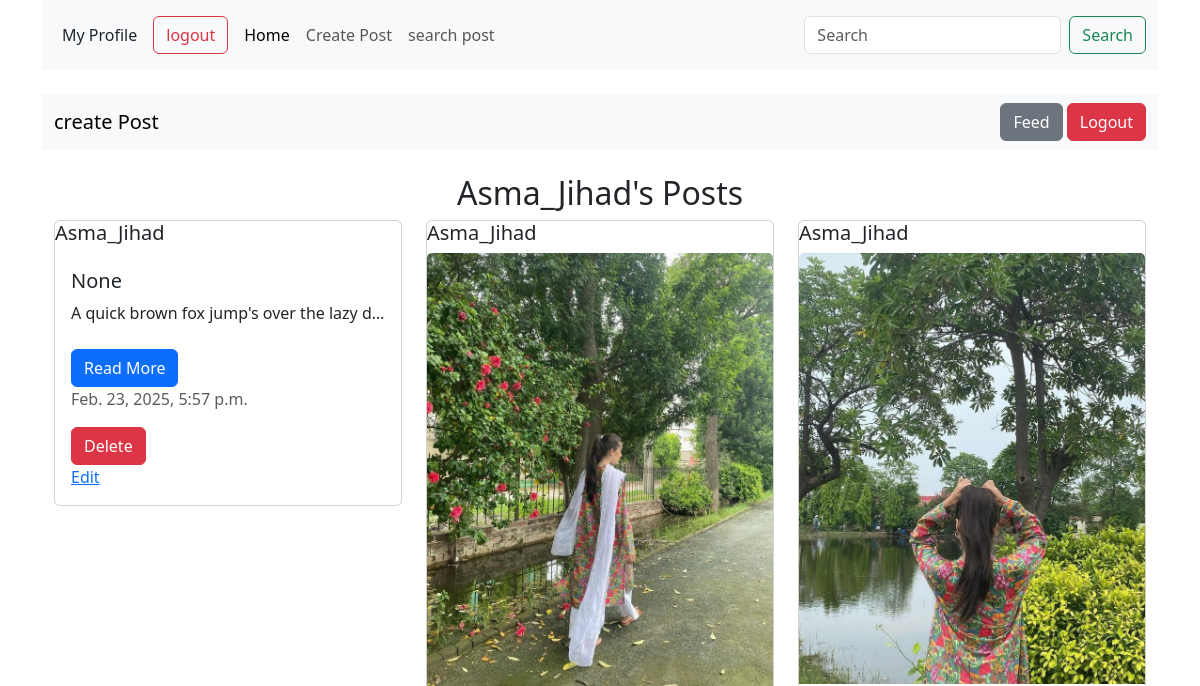
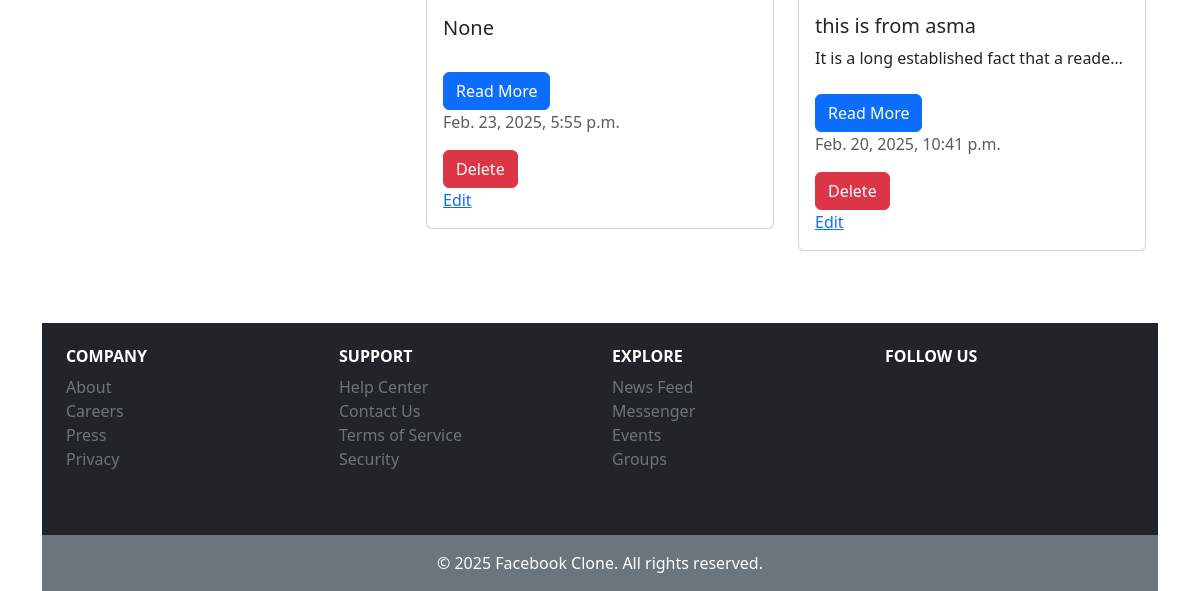
The page /feed/Profile/ (signed in) on the database as committed earlier (2 pictures, top to bottom).
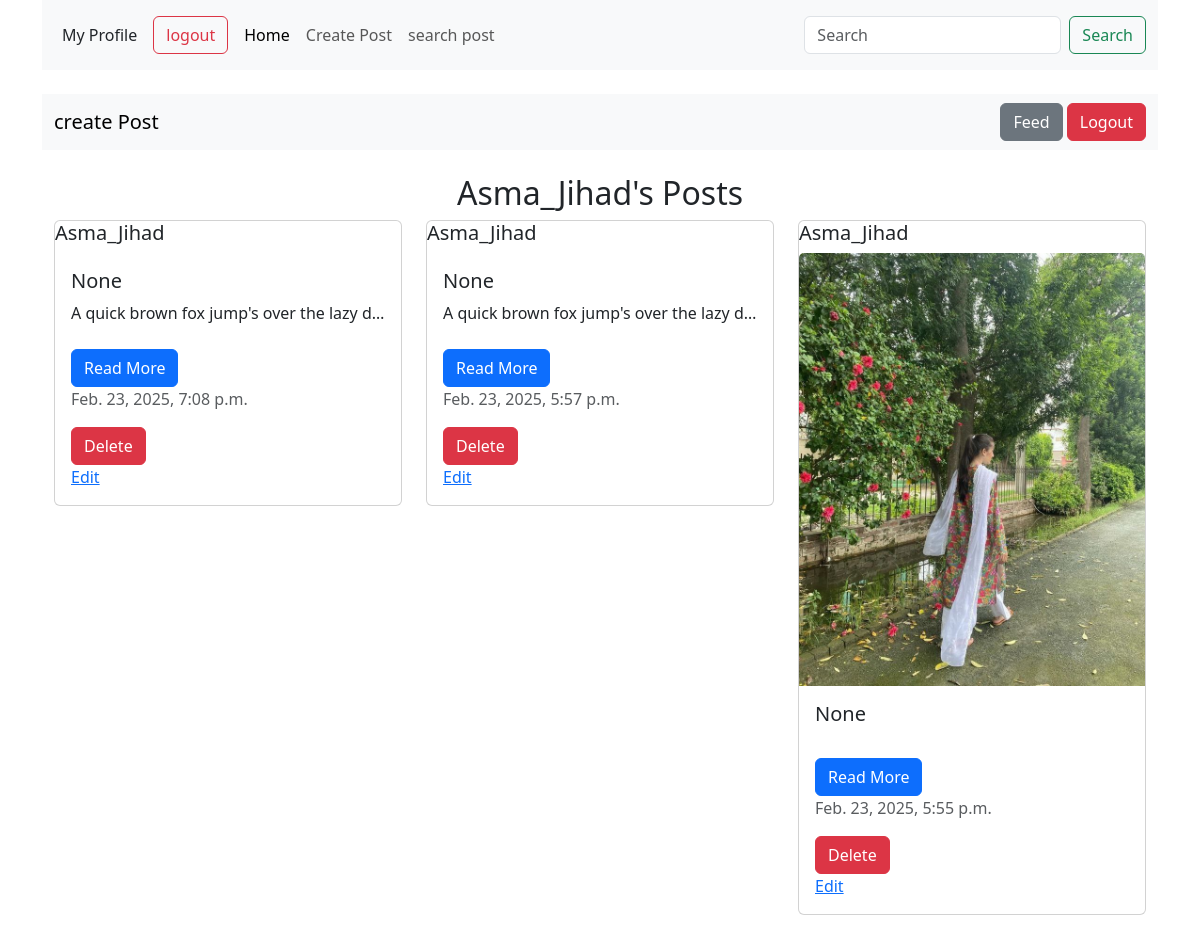
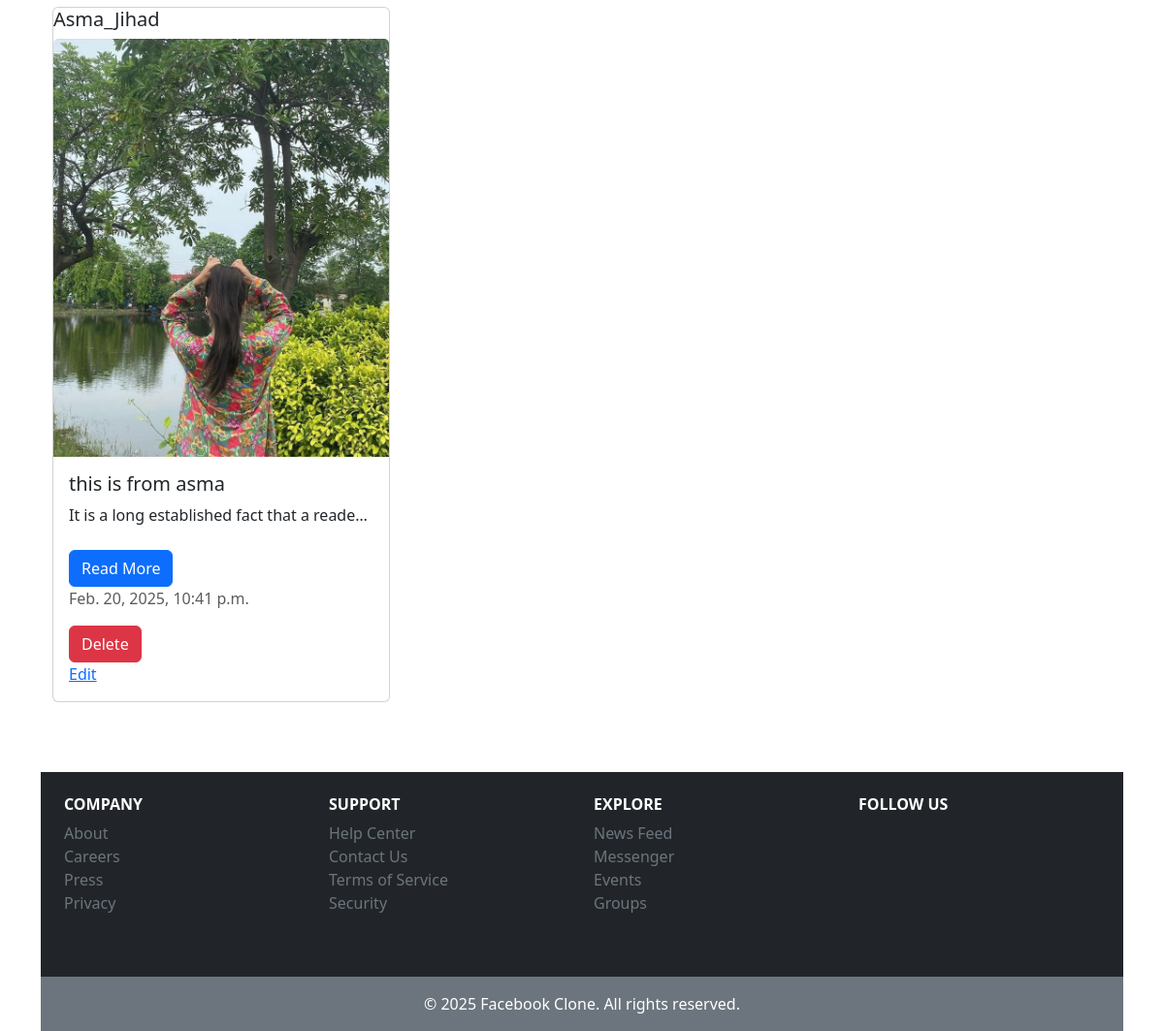
The same page on the database as committed later (2 pictures, top to bottom).
### feed/models.py (models this page shows, shortened)
class Post(models.Model):
    CATAGORY =(
        ('Web Developement', 'Web Development'),
        ('Mathematics', 'Mathematics'),
        ('Science', 'Science'),
        ('English', 'English'),
        ('History', 'History'),
        ('Geography', 'Geography'),
        ('Computer Science', 'Computer Science'),
        ('Arts', 'Arts'),
        ('Business', 'Business'),
        ('Health', 'Health'),
        ('Others', 'Others')
    )
    title= models.CharField(max_length=255, null=True, blank=True)
    text = models.TextField(null=True, blank=True)
    catagory = models.CharField(max_length=100, choices=CATAGORY, null=True)
    img = models.ImageField(upload_to=postfile,null=True, blank=True)
    user = models.ForeignKey(User, on_delete=models.CASCADE)
    created_at = models.DateTimeField(auto_now_add=True)  # FIXED typo
    updated_at = models.DateTimeField(auto_now=True)

### feed/views.py (the view)
# urls.py: path("Profile/", views.Profile.as_view(), name='profil'),
@method_decorator(login_required, name="dispatch")
class Profile(LoginRequiredMixin, ListView):
    model = models.Post
    template_name = "feed/profile.html"
    context_object_name = "posts"
    def get_queryset(self):
        return models.Post.objects.filter(user=self.request.user).order_by("-created_at")

### feed/templates/feed/profile.html (shortened to what this page needs)
{% extends "base.html" %}
{% load crispy_forms_tags %}
{% block content %}
<nav class="navbar navbar-expand-lg navbar-light bg-light">
    <div class="container">
        <a class="navbar-brand" href="{% url 'postcreate' %}">create Post</a>
        <div class="ms-auto">
            <a href="{% url 'home' %}" class="btn btn-secondary">Feed</a>
            <a href="{% url 'logout' %}" class="btn btn-danger">Logout</a>
        </div>
    </div>
</nav>
<div class="container mt-4">
    <h2 class="text-center">{{ request.user.username }}'s Posts</h2>
    <div class="row">
        {% for post in posts %}
        <div class="col-md-4 col-sm-6 mb-4">
            <div class="card">
                    <h5 class="card-title">{{ post.user.username }}</h5>
                    {% if post.img %}
                    <img src="{{ post.img.url }}" class="card-img-top" alt="Post Image">
                    {% endif %}
                    <div class="card-body">
                        <h5 class="card-title">{{ post.title }}</h5>
                        <p class="card-text text-truncate" style="max-height: 100px; overflow: hidden;" id="shortText{{post.id}}">{{ post.text }}</p>
                        <button class="btn btn-primary mt-2" data-bs-toggle="collapse" data-bs-target="#fullText{{post.id}}" onclick="toggleText()">Read More</button>
                        <p class="text-muted">{{ post.updated_at }}</p>
                        <form action="{% url 'deletepost' post.id %}" method="post">
                            <button type="submit" class="btn btn-danger" onclick="return confirm('Are you wnat to delete this post')">Delete</button>
                        </form>
                        <a href="{% url "updatepost" post.id %}" class="card-link">Edit</a>
                    </div>
                </div>
            </div>
        {% empty %}
            <p class="text-center">You haven't posted anything yet.</p>
        {% endfor %}
    </div>
</div>
{% endblock %}

Rows that differ between the two databases and show on the page:
added Post: user.username "Asma_Jihad", title "None", text "A quick brown fox jump's over the lazy d…", updated_at "Feb. 23, 2025, 7:08 p.m."
